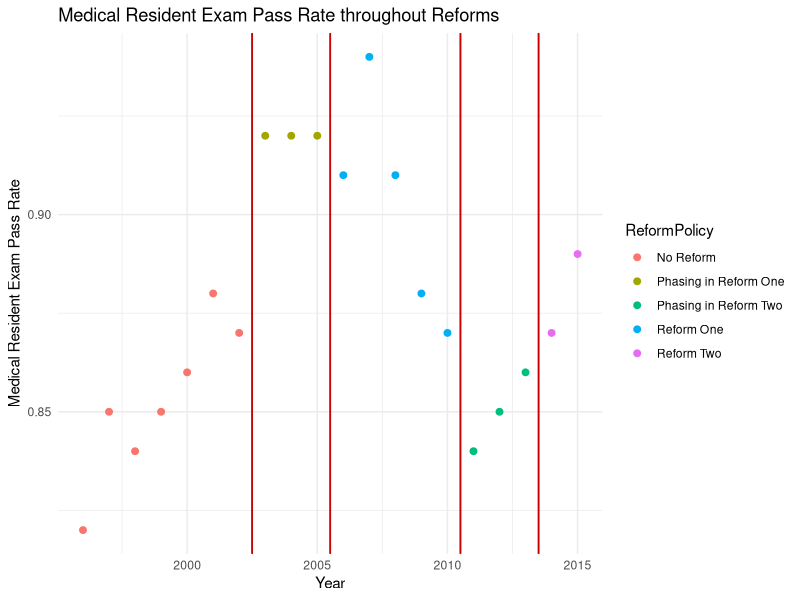

Write R code to recreate this figure. (Note: this script raises an error after producing the figure.)
## ---- chunk 1
library(lme4)
library(knitr)
library(tidyverse)
library(glmmTMB)
library(broom)
library(emmeans)
## ---- chunk 2
data <- read.table("data.txt",header = TRUE, as.is = TRUE)
## ---- chunk 3
# Data Manipulation

# Add Pass and Fail Count
data$Pass <- round(data$N * data$Pct)
data$Fail <- (data$N - data$Pass)

# Add Time Period Information
data$timeperiod <- rep(1, nrow(data))
data$timeperiod[data$Year > 2002] <- 2
data$timeperiod[data$Year > 2010] <- 3
data$timeperiod <- factor(data$timeperiod, levels = c(1, 2, 3), labels = c("tp1", "tp2", "tp3"))

kable(head(data, n = 3))
## ---- chunk 4
# Relevel to Time Period Two 
yP <- data.frame(Year = rep(data$Year, data$Pass), Pass = rep(1, sum(data$Pass)))
yF <- data.frame(Year = rep(data$Year, data$Fail), Pass = rep(0, sum(data$Fail)))
y <- rbind(yP, yF); rm(yP, yF)
y$timeperiod <- rep(1, nrow(y))
y$timeperiod[y$Year > 2002] <- 2
y$timeperiod[y$Year > 2010] <- 3
y$timeperiod <- factor(y$timeperiod, levels = c(1, 2, 3), labels = c("tp1", "tp2", "tp3"))
y$timeperiod <- relevel(y$timeperiod, ref = "tp2")
data$timeperiod <- relevel(data$timeperiod, ref = "tp2")
## ---- chunk 5
# Plot One: Breaking Down Subsets 

# Add Reform Phasing Information
reform_phase_data <- data |>
  mutate(
    ReformPolicy = case_when(
      Year < 2003 ~ "No Reform",
      Year < 2006 ~ "Phasing in Reform One",
      Year < 2011 ~ "Reform One",
      Year < 2014 ~ "Phasing in Reform Two",
      Year < 2016 ~ "Reform Two"
    )
  ) 
## ---- chunk 6
# Create the Plot
reform_phase_data |>
  ggplot(aes(x = Year, y = Pct, color = ReformPolicy)) +
  geom_point(size = 2) +
    labs(
      x = "Year",
      y = "Medical Resident Exam Pass Rate",
      title = "Medical Resident Exam Pass Rate throughout Reforms"
    ) + 
  geom_vline(xintercept = c(2002.5, 2005.5, 2010.5, 2013.5)) + 
  geom_vline(xintercept = c(2002.5, 2005.5, 2010.5, 2013.5), color="red3") +
  theme_minimal()
## ---- chunk 7
model <- glmer(
  Pass ~ timeperiod + (1 | Year),
  data = y,
  family = binomial(link = "logit")
)
## ---- chunk 8
beta_binomial_model <- glmmTMB(
  cbind(Pass, Fail) ~ timeperiod,
  data = data,
  family = betabinomial(link = "logit")
)
## ---- chunk 9
reform_data <- data %>%
  filter(Year < 2003 | (Year >= 2006 & Year <= 2010) | (Year >= 2014 & Year <= 2015)) 
reform_data$timeperiod <- factor(reform_data$timeperiod, levels = c("tp1","tp2","tp3"))
reform_data$timeperiod <- relevel(reform_data$timeperiod, ref = "tp2")
## ---- chunk 10
beta_binomial_model_subsets <- glmmTMB(
  cbind(Pass, Fail) ~ timeperiod,
  data = reform_data,
  family = betabinomial(link = "logit")
)
## ---- chunk 11
#| out.width: "80%"
#| out.height: "auto"
knitr::include_graphics("residuals_full_vs_subset.png")

#| out.width: "80%"
#| out.height: "auto"
knitr::include_graphics("residuals_full_vs_mixture.png")


## ---- chunk 12
summary(model)$coefficients
## ---- chunk 13
emm <- emmeans(model, ~ timeperiod, type = "response", re.form = NA)
step <- as.data.frame(emm) %>%
  mutate(period = c("tp2","tp1","tp3")) %>%
  arrange(period)

nm_mean  <- intersect(names(step), c("response","prob","emmean"))[1]
nm_lower <- intersect(names(step), c("lower.CL","asymp.LCL"))[1]
nm_upper <- intersect(names(step), c("upper.CL","asymp.UCL"))[1]

step$response <- step[[nm_mean]]
step$lower.CL <- step[[nm_lower]]
step$upper.CL <- step[[nm_upper]]

step$xmin <- c(1996, 2003, 2011)
step$xmax <- c(2002, 2010, 2015)

ggplot(data, aes(x = Year, y = Pass/N)) +
  geom_point(color = "forestgreen") +
  geom_vline(xintercept = c(2003, 2011), color = "red3") +
  geom_segment(data = step,
               aes(x = xmin, xend = xmax, y = response, yend = response),
               inherit.aes = FALSE, color = "black", linewidth = 1) +
  geom_segment(data = step,
               aes(x = xmin, xend = xmax, y = lower.CL, yend = lower.CL),
               inherit.aes = FALSE, color = "black", linetype = "dotted") +
  geom_segment(data = step,
               aes(x = xmin, xend = xmax, y = upper.CL, yend = upper.CL),
               inherit.aes = FALSE, color = "black", linetype = "dotted") +
  labs(title = "Pass Rates by Year with GLMM (binomial) Step Fit",
       y = "Pass Rate") +
  coord_cartesian(ylim = c(0.80, 0.96)) +
  theme_minimal()
